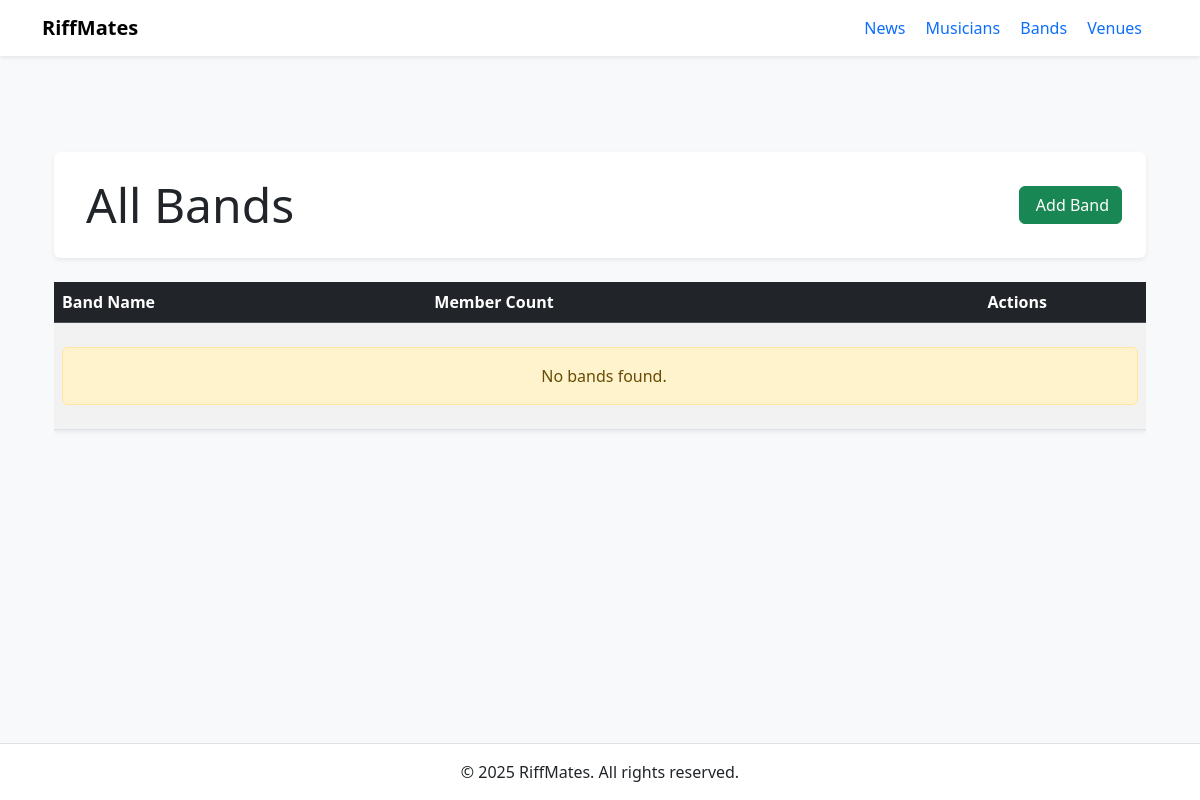
The app's page /bands/, older data.
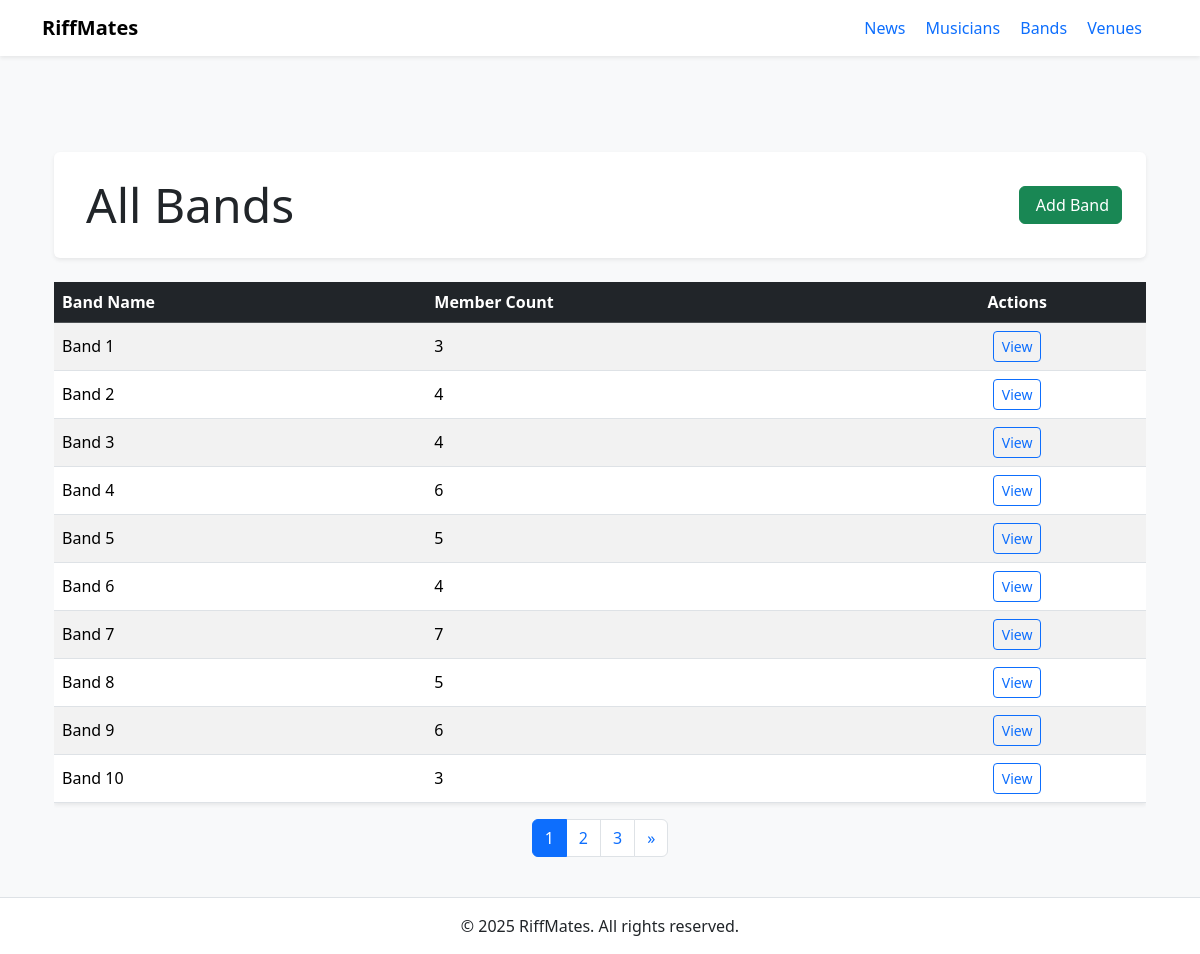
The same page, newer data.
### band/models.py (models this page shows, shortened)
class Band(models.Model):
    name = models.CharField(max_length=50)
    musicians = models.ManyToManyField(Musician)

### band/views.py (the view)
# urls.py: path('bands/', bandViews.band_list, name='band_list'),
def band_list(request):
    per_page = request.GET.get('per_page', 10)
    try:
        per_page = int(per_page)
        per_page = min(max(1, per_page), 50)
    except ValueError:
        per_page = 10
    bands_list = Band.objects.all()
    paginator = Paginator(bands_list, per_page)
    page_number = request.GET.get('page')
    try:
        bands = paginator.page(page_number)
    except PageNotAnInteger:
        bands = paginator.page(1)
    except EmptyPage:
        bands = paginator.page(paginator.num_pages)
    context = {
        'bands': bands,
        'per_page': per_page,
    }
    return render(request, 'band_list.html', context)

### templates/band_list.html (shortened to what this page needs)
{% extends "base.html" %}
{% load static %}
{% block content %}
<div class="container mt-5">
  <div class="d-flex justify-content-between align-items-center bg-white p-4 shadow-sm rounded mb-4">
    <h1 class="display-5 text-dark m-0">
      All Bands
    </h1>
    <a href="" class="btn btn-success">
       Add Band
    </a>
  </div>
  <div class="table-responsive">
    <table class="table table-hover table-striped shadow-sm align-middle">
      <thead class="table-dark">
        <tr>
          <th>Band Name</th>
          <th>Member Count</th>
          <th class="text-center">Actions</th>
        </tr>
      </thead>
      <tbody>
        {% for band in bands %}
        <tr>
          <td>{{ band.name }}</td>
          <td>{{ band.musicians.count }}</td>
          <td class="text-center">
            <a href="{% url 'band_detail' band.id %}" class="btn btn-sm btn-outline-primary">
               View
            </a>
          </td>
        </tr>
        {% empty %}
        <tr>
          <td colspan="3" class="text-center py-4">
            <div class="alert alert-warning mb-0">
               No bands found.
            </div>
          </td>
        </tr>
        {% endfor %}
      </tbody>
    </table>
  </div>
  {% if bands.paginator.num_pages > 1 %}
  <nav aria-label="Page navigation">
    <ul class="pagination justify-content-center">
      {% for num in bands.paginator.page_range %}
      <li class="page-item {% if num == bands.number %}active{% endif %}">
        <a class="page-link" href="?page={{ num }}&per_page={{ per_page }}">{{ num }}</a>
      </li>
      {% endfor %}
      {% if bands.has_next %}
      <li class="page-item">
        <a class="page-link" href="?page={{ bands.next_page_number }}&per_page={{ per_page }}" aria-label="Next">
          <span aria-hidden="true">&raquo;</span>
        </a>
      </li>
      {% endif %}
    </ul>
  </nav>
  {% endif %}
</div>
{% endblock %}

### templates/base.html (shortened to what this page needs)
<!DOCTYPE html>
<html lang="en">
  <head>
    <link
      href="https://cdn.jsdelivr.net/npm/bootstrap@5.3.3/dist/css/bootstrap.min.css"
      rel="stylesheet"
    />
  </head>
  <body class="bg-light text-dark">
    <div class="min-vh-100 d-flex flex-column">
      {% block nav %}
      <nav class="navbar navbar-expand-lg navbar-light bg-white shadow-sm mb-4">
        <div class="container">
          <a class="navbar-brand fw-bold" href="{% url 'home' %}">RiffMates</a>
          <div class="ms-auto">
            <a href="{% url 'news' %}" class="text-primary text-decoration-none me-3">
              News
            </a>
            <a href="{% url 'musician_list' %}" class="text-primary text-decoration-none me-3">
              Musicians
            </a>
            <a href="{% url 'band_list' %}" class="text-primary text-decoration-none me-3">
              Bands
            </a>
            <a href="{% url 'venue_list' %}" class="text-primary text-decoration-none me-3">
              Venues
            </a>
          </div>
        </div>
      </nav>
      {% endblock nav %}
      <main class="container flex-grow-1 py-4">
        {% block content %}{% endblock content %}
      </main>
      {% block footer %}
      <footer class="bg-white text-center py-3 mt-auto border-top">
        &copy; {{ year|default:"2025" }} RiffMates. All rights reserved.
      </footer>
      {% endblock footer %}
    </div>
  </body>
</html>

Row changes from the older to the newer data that the page shows:
added Band: name "Band 1", musicians.count "3"
added Band: name "Band 2", musicians.count "4"
added Band: name "Band 3", musicians.count "4"
added Band: name "Band 4", musicians.count "6"
added Band: name "Band 5", musicians.count "5"
added Band: name "Band 6", musicians.count "4"
added Band: name "Band 7", musicians.count "7"
added Band: name "Band 8", musicians.count "5"
added Band: name "Band 9", musicians.count "6"
added Band: name "Band 10", musicians.count "3"
Text that changed along with them:
new list line: "1"
new list line: "2"
new list line: "3"
text no longer shown: "No bands found."
